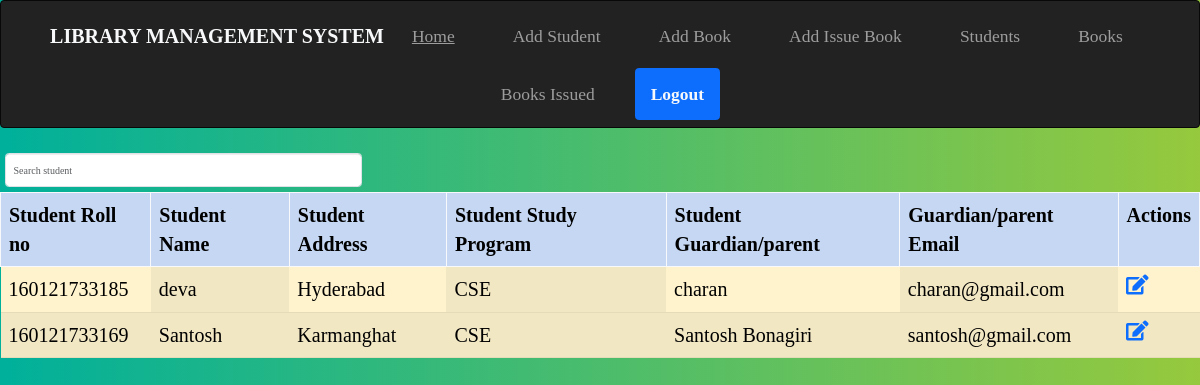
The page /show_students/ (signed in) on the database its author committed.
### library/models.py (models this page shows, shortened)
class Students(models.Model):
    roll_number = models.CharField(max_length=100, unique=True)
    fullname = models.CharField(max_length=100)
    address = models.CharField(max_length=100)
    program = models.CharField(max_length=100)
    Guardian_name = models.CharField(
        max_length=100, help_text="parent/guardian full name"
    )
    Email = models.EmailField(max_length=100, help_text="Guardian/parent e-mail")

### library/views.py (the view)
# urls.py: path("show_students/", views.view_students, name="show_student_record"),
@login_required(login_url="login")
def view_students(request):
    students = Students.objects.order_by("-id")
    return render(request, "view_students.html", {"students": students})

### library/templates/view_students.html (shortened to what this page needs)
{% extends 'base.html' %}
{% block content %}
<div class="search">
    <input type="text" class="form-control" id="student_search_input" name="student_name" placeholder="Search student" onchange="search_student()">
</div>
<table class="table table-striped table  table-warning table-striped-columns table-hover px-2 fs-2">
<tr>
    <th class = "table-primary border border-light">Student Roll no </th>
    <th class = "table-primary border border-light">Student Name </th>
    <th class = "table-primary border border-light">Student Address </th>
    <th class = "table-primary border border-light">Student Study Program </th>
    <th class = "table-primary border border-light">Student Guardian/parent</th>
    <th class = "table-primary border border-light">Guardian/parent Email</th>
    <th class = "table-primary border border-light">Actions</th>
</tr>
    {%for student in students%}
    <tr id="{{student.fullname}}" class="student">
    <td class="roll_number">{{student.roll_number}}</td>
    <td class="name">{{student.fullname}}</td>
        <td>{{student.address}}</td>
        <td>{{student.program}}</td>
        <td>{{student.Guardian_name}}</td>
        <td>{{student.Email}}</td>
        <td><a href="{%url 'Edit_Student_data' student.roll_number %} "><i class="fa fa-edit"></i></a>
    </td>
    </tr> {% endfor %}
</table>
{% endblock %}

### library/static/css/style.css (style rules this page uses)
.search { padding:5px; }
#student_search_input { width:30%; }

### library/templates/base.html (style rules this page uses)
* { font-family: "Times New Roman", Times, serif; }
body { background-image: url("static/images/bg_library.jpg"); text-align: center; }
body { background-image: linear-gradient(to right, #00b09b, #96c93d); }

### rows shown on the page
Students: roll_number "160121733185", fullname "deva", address "Hyderabad", program "CSE", Guardian_name "charan", Email "charan@gmail.com"
Students: roll_number "160121733169", fullname "Santosh", address "Karmanghat", program "CSE", Guardian_name "Santosh Bonagiri", Email "santosh@gmail.com"
